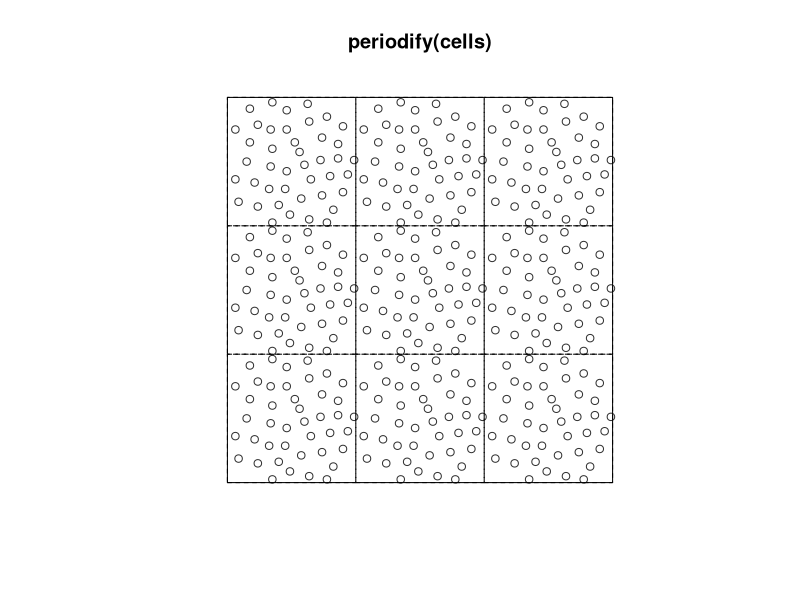

The R script that drew this image:
library(spatstat)


### Name: periodify
### Title: Make Periodic Copies of a Spatial Pattern
### Aliases: periodify periodify.owin periodify.ppp periodify.psp
### Keywords: spatial manip

### ** Examples

  data(cells)
  plot(periodify(cells))
  a <- lapply(periodify(Window(cells), combine=FALSE),
        plot, add=TRUE,lty=2)
